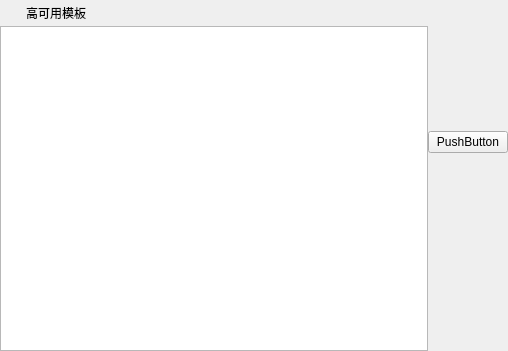
<?xml version="1.0" encoding="UTF-8"?>
<ui version="4.0">
 <class>MainWindow</class>
 <widget class="QWidget" name="MainWindow">
  <property name="geometry">
   <rect>
    <x>0</x>
    <y>0</y>
    <width>508</width>
    <height>351</height>
   </rect>
  </property>
  <property name="minimumSize">
   <size>
    <width>400</width>
    <height>250</height>
   </size>
  </property>
  <property name="styleSheet">
   <string notr="true">#minimizeButton {
  image: url(:/img/res/minimize-button1.png);
}

#minimizeButton, #maximizeButton {
  background-color: transparent;
  border-radius: 0px;
}

#minimizeButton:hover, #maximizeButton:hover {
  border-style: none;
  background-color: #80c7c7c7;
}

#minimizeButton:pressed, #maximizeButton:pressed {
  border-style: none;
  background-color: #80808080;
}

#closeButton {
  image: url(:/img/res/close-button1.png);
  background-color: transparent;
  border-radius: 0px;
}

#closeButton:hover {
	image: url(:/img/res/close-button2.png);
  border-style: none;
  background-color: #e81123;
}

#closeButton:pressed {
  image: url(:/img/res/close-button2.png);
  border-style: none;
  background-color: #8c0a15;
}

#fileBtn{
font: 9t &quot;华康方圆体W7(P)&quot;;
border-radius: 10px;
border-color: rgb(0, 170, 255);
background-color: rgb(170, 255, 255);
}

#fileBtn:pressed {

	background-color: rgb(170, 255, 255);
}
#startBtn{
font: 10t &quot;华康方圆体W7(P)&quot;;
border-radius: 10px;
border-color: rgb(0, 170, 255);
background-color: rgb(170, 255, 255);
}
#startBtn:pressed {
	background-color: rgb(170, 255, 255);
}</string>
  </property>
  <layout class="QGridLayout" name="gridLayout">
   <property name="leftMargin">
    <number>0</number>
   </property>
   <property name="topMargin">
    <number>0</number>
   </property>
   <property name="rightMargin">
    <number>0</number>
   </property>
   <property name="bottomMargin">
    <number>0</number>
   </property>
   <property name="spacing">
    <number>0</number>
   </property>
   <item row="0" column="0" colspan="2">
    <layout class="QHBoxLayout" name="horizontalLayout">
     <property name="spacing">
      <number>0</number>
     </property>
     <property name="leftMargin">
      <number>0</number>
     </property>
     <item>
      <widget class="QLabel" name="ico">
       <property name="enabled">
        <bool>true</bool>
       </property>
       <property name="minimumSize">
        <size>
         <width>26</width>
         <height>26</height>
        </size>
       </property>
       <property name="maximumSize">
        <size>
         <width>26</width>
         <height>26</height>
        </size>
       </property>
       <property name="text">
        <string/>
       </property>
       <property name="pixmap">
        <pixmap resource="res.qrc">:/img/res/dog.jpg</pixmap>
       </property>
       <property name="scaledContents">
        <bool>true</bool>
       </property>
      </widget>
     </item>
     <item>
      <widget class="QLabel" name="label">
       <property name="styleSheet">
        <string notr="true">font: 10pt &quot;华康方圆体W7(P)&quot;;</string>
       </property>
       <property name="text">
        <string>高可用模板</string>
       </property>
      </widget>
     </item>
     <item>
      <spacer name="horizontalSpacer">
       <property name="orientation">
        <enum>Qt::Horizontal</enum>
       </property>
       <property name="sizeHint" stdset="0">
        <size>
         <width>297</width>
         <height>23</height>
        </size>
       </property>
      </spacer>
     </item>
     <item>
      <widget class="QPushButton" name="minimizeButton">
       <property name="sizePolicy">
        <sizepolicy hsizetype="Fixed" vsizetype="Fixed">
         <horstretch>0</horstretch>
         <verstretch>0</verstretch>
        </sizepolicy>
       </property>
       <property name="minimumSize">
        <size>
         <width>45</width>
         <height>26</height>
        </size>
       </property>
       <property name="maximumSize">
        <size>
         <width>45</width>
         <height>26</height>
        </size>
       </property>
       <property name="focusPolicy">
        <enum>Qt::NoFocus</enum>
       </property>
       <property name="contextMenuPolicy">
        <enum>Qt::NoContextMenu</enum>
       </property>
       <property name="toolTip">
        <string>Minimize</string>
       </property>
       <property name="iconSize">
        <size>
         <width>33</width>
         <height>26</height>
        </size>
       </property>
      </widget>
     </item>
     <item>
      <widget class="QPushButton" name="maximizeButton">
       <property name="sizePolicy">
        <sizepolicy hsizetype="Fixed" vsizetype="Fixed">
         <horstretch>0</horstretch>
         <verstretch>0</verstretch>
        </sizepolicy>
       </property>
       <property name="minimumSize">
        <size>
         <width>45</width>
         <height>26</height>
        </size>
       </property>
       <property name="maximumSize">
        <size>
         <width>45</width>
         <height>26</height>
        </size>
       </property>
       <property name="focusPolicy">
        <enum>Qt::NoFocus</enum>
       </property>
       <property name="contextMenuPolicy">
        <enum>Qt::NoContextMenu</enum>
       </property>
       <property name="toolTip">
        <string>Maximize</string>
       </property>
       <property name="icon">
        <iconset resource="res.qrc">
         <normaloff>:/img/res/maximize-button1.png</normaloff>:/img/res/maximize-button1.png</iconset>
       </property>
       <property name="iconSize">
        <size>
         <width>34</width>
         <height>26</height>
        </size>
       </property>
      </widget>
     </item>
     <item>
      <widget class="QPushButton" name="closeButton">
       <property name="sizePolicy">
        <sizepolicy hsizetype="Fixed" vsizetype="Fixed">
         <horstretch>0</horstretch>
         <verstretch>0</verstretch>
        </sizepolicy>
       </property>
       <property name="minimumSize">
        <size>
         <width>45</width>
         <height>26</height>
        </size>
       </property>
       <property name="maximumSize">
        <size>
         <width>45</width>
         <height>26</height>
        </size>
       </property>
       <property name="focusPolicy">
        <enum>Qt::NoFocus</enum>
       </property>
       <property name="contextMenuPolicy">
        <enum>Qt::NoContextMenu</enum>
       </property>
       <property name="toolTip">
        <string>Close</string>
       </property>
       <property name="iconSize">
        <size>
         <width>34</width>
         <height>26</height>
        </size>
       </property>
      </widget>
     </item>
    </layout>
   </item>
   <item row="1" column="0" rowspan="3">
    <widget class="QGraphicsView" name="graphicsView"/>
   </item>
   <item row="1" column="1">
    <spacer name="verticalSpacer">
     <property name="orientation">
      <enum>Qt::Vertical</enum>
     </property>
     <property name="sizeHint" stdset="0">
      <size>
       <width>20</width>
       <height>93</height>
      </size>
     </property>
    </spacer>
   </item>
   <item row="2" column="1">
    <widget class="QPushButton" name="pushButton">
     <property name="text">
      <string>PushButton</string>
     </property>
    </widget>
   </item>
   <item row="3" column="1">
    <spacer name="verticalSpacer_2">
     <property name="orientation">
      <enum>Qt::Vertical</enum>
     </property>
     <property name="sizeHint" stdset="0">
      <size>
       <width>20</width>
       <height>198</height>
      </size>
     </property>
    </spacer>
   </item>
  </layout>
 </widget>
 <layoutdefault spacing="6" margin="11"/>
 <resources>
  <include location="res.qrc"/>
 </resources>
 <connections>
  <connection>
   <sender>closeButton</sender>
   <signal>clicked()</signal>
   <receiver>MainWindow</receiver>
   <slot>close()</slot>
   <hints>
    <hint type="sourcelabel">
     <x>378</x>
     <y>9</y>
    </hint>
    <hint type="destinationlabel">
     <x>432</x>
     <y>47</y>
    </hint>
   </hints>
  </connection>
  <connection>
   <sender>minimizeButton</sender>
   <signal>clicked()</signal>
   <receiver>MainWindow</receiver>
   <slot>showMinimized()</slot>
   <hints>
    <hint type="sourcelabel">
     <x>318</x>
     <y>7</y>
    </hint>
    <hint type="destinationlabel">
     <x>418</x>
     <y>73</y>
    </hint>
   </hints>
  </connection>
 </connections>
</ui>
